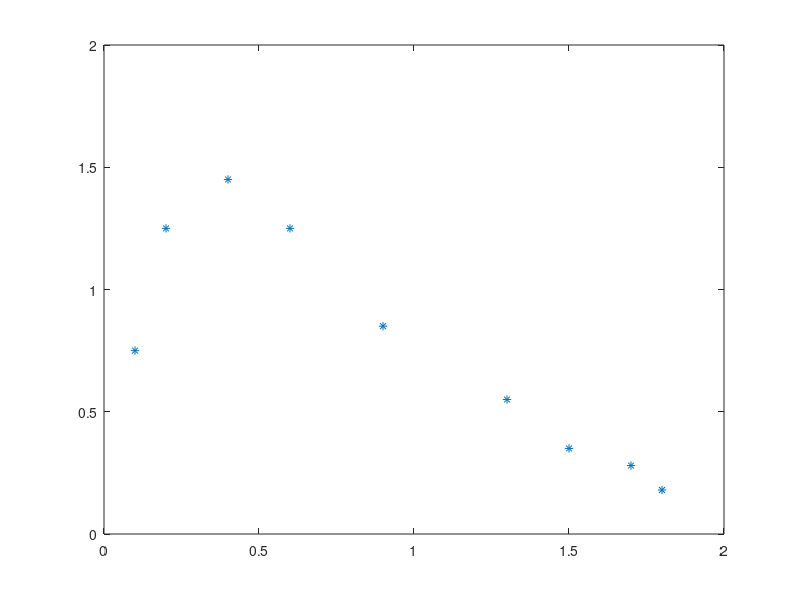

Source code (MATLAB): (Note: this script raises an error after producing the figure.)
% LAB #9: Non-linear Regression
%
% WRITE three functions
%   - ComputeResidual_ex1
%   - ComputeGrad_ex1
%   - GradDescent_ex1
%
clear all;
close all;

%% 1. PLOT DATA SET

% nonlinear function
% y = a0 * x * exp(a1 * x)


%DATA SET
xi = [0.1, 0.2, 0.4, 0.6, 0.9, 1.3, 1.5, 1.7, 1.8];
yi = [0.75, 1.25, 1.45, 1.25, 0.85, 0.55, 0.35, 0.28, 0.18];

plot(xi,yi,'*');



%% 2. DEFINE RESIDUAL FUNCTION
% residual = r = yi - y
% y = a0 * x * exp(a1 * x)
%
% test_a = [1,2]  
% test_res = [...
%     0.6279
%     0.9516
%     0.5598
%    -0.7421
%    -4.5947
%   -16.9529
%   -29.7783
%   -50.6590
%   -65.6968];
%
test_a = [1,2];
test_res = ComputeResidual_ex1(test_a);



%% 3. REGRESSION USING Built-in FUNTION: Least square curve fitting

acoef0 = [5 -3];
[acoef_lsq] = lsqnonlin(@ComputeResidual_ex1, acoef0);
acoef = acoef_lsq;

x = linspace(0.1,1.8,100);
y = acoef(1) * x .* exp( acoef(2) * x );
plot(xi,yi,'*',x,y,'k--');



%% 4. DEFINE GRADIENT FUNCTION
% dSr_a1
% dSr_a2
%
% test_a = [0,3] => grad = [-501.5890, 0]

test_a = [0,3];
test_grad = ComputeGrad_ex1(test_a);




%% 5. COMPLETE GRADIENT DESCENT FUNCTION with FIXED Alpha
adaptive_alpha_mode = 0;
[acoef_grad,niter,dx] = GradDescent_ex1(acoef0,adaptive_alpha_mode);
acoef = acoef_grad;


x = linspace(0.1,1.8,100);
y = acoef(1) * x .* exp( acoef(2) * x );
plot(xi,yi,'*',x,y,'k--');

 


%% 6. COMPLETE GRADIENT DESCENT FUNCTION with adaptive Alpha
adaptive_alpha_mode = 1;
[acoef_grad,niter,dx] = GradDescent_ex1(acoef0,adaptive_alpha_mode);
acoef = acoef_grad;

x = linspace(0.1,1.8,100);
y = acoef(1) * x .* exp( acoef(2) * x );
plot(xi,yi,'*',x,y,'k--');

 
